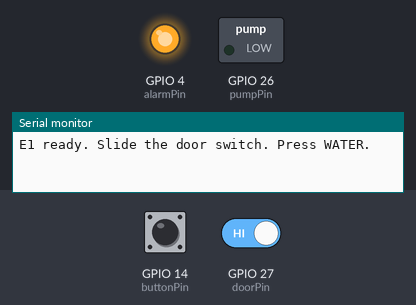
This sketch was run on a simulated ESP32. Shown: switched loads named in the sketch (green lamp = pin HIGH), output pins drawn as LEDs (lit = HIGH), the last lines printed to the serial monitor. The inputs (shaded band) are chosen by the test bench; at power-on: GPIO 14 (buttonPin) HIGH, GPIO 27 (doorPin) HIGH.

Above: at 1.2 s.
1.3 s: GPIO 14 (buttonPin) pulled LOW for 0.15 s
At 1.7 s:
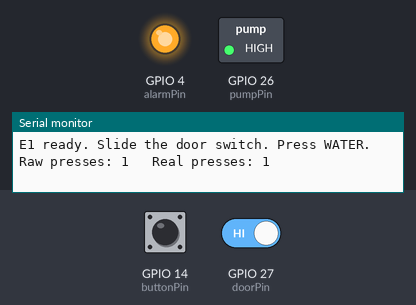
2.9 s: GPIO 27 (doorPin) driven LOW
At 4.1 s:
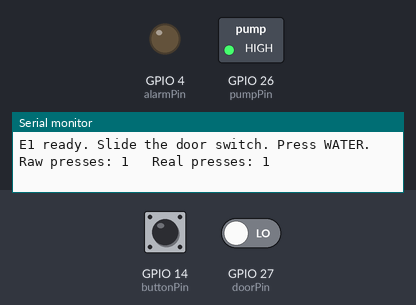
4.4 s: GPIO 14 (buttonPin) pulled LOW for 1 s
At 5.2 s:
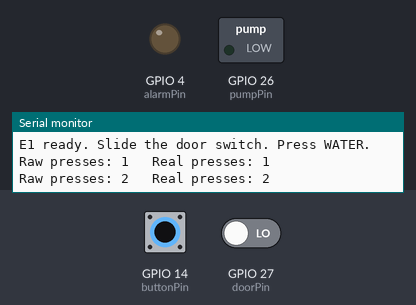
6.9 s: GPIO 14 (buttonPin) pulled LOW for 3.2 s
At 8.3 s:
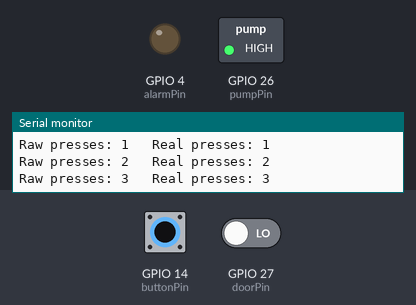
11.6 s: GPIO 27 (doorPin) driven HIGH
At 11.9 s:
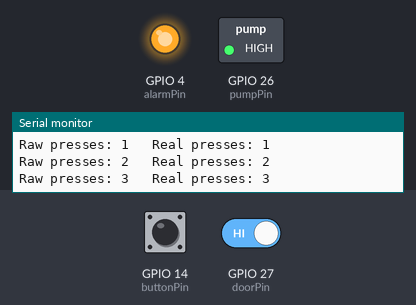
Timing chart, 0 to 14.1 s (numbered marks = the images above; inputs shaded):
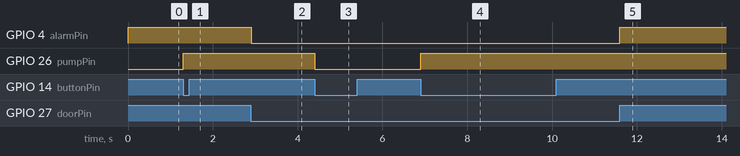

Measured:
- after the input at 1.3 s, GPIO 26 (pumpPin): LOW → HIGH at once
- after the input at 2.9 s, GPIO 4 (alarmPin): HIGH → LOW at once
- after the input at 4.4 s, GPIO 26 (pumpPin): HIGH → LOW at once
- after the input at 6.9 s, GPIO 26 (pumpPin): LOW → HIGH at once
- after the input at 11.6 s, GPIO 4 (alarmPin): LOW → HIGH at once

The sketch:

e1_digital_io.ino
```cpp
int doorPin = 27;
int buttonPin = 14;
int pumpPin = 26;
int alarmPin = 4;

bool pumpOn = false;
int lastButton = HIGH;
unsigned long lastChangeTime = 0;
int rawPresses = 0;
int realPresses = 0;

void setup() {
  Serial.begin(115200);
  pinMode(doorPin, INPUT_PULLUP);
  pinMode(buttonPin, INPUT_PULLUP);
  pinMode(pumpPin, OUTPUT);
  pinMode(alarmPin, OUTPUT);
  Serial.println("E1 ready. Slide the door switch. Press WATER.");
}

void loop() {
  int door = digitalRead(doorPin);

  if (door == HIGH) {
    digitalWrite(alarmPin, HIGH);
  } else {
    digitalWrite(alarmPin, LOW);
  }

  int button = digitalRead(buttonPin);

  if (button != lastButton) {
    if (button == LOW) {
      rawPresses++;

      if (millis() - lastChangeTime > 50) {
        realPresses++;
        pumpOn = !pumpOn;

        if (pumpOn == true) {
          digitalWrite(pumpPin, HIGH);
        } else {
          digitalWrite(pumpPin, LOW);
        }

        Serial.print("Raw presses: ");
        Serial.print(rawPresses);
        Serial.print("   Real presses: ");
        Serial.println(realPresses);
      }
    }

    lastChangeTime = millis();
    lastButton = button;
  }
}
```
